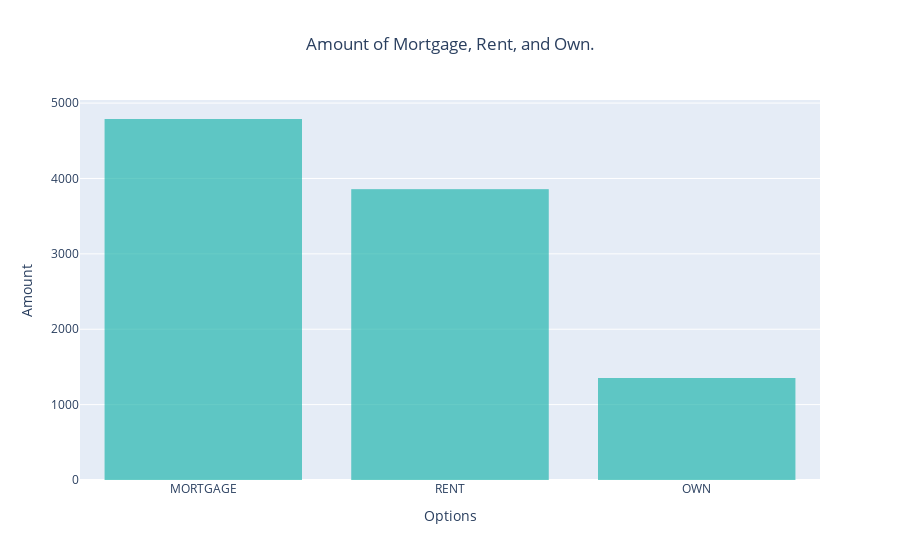

Source (notebook cell):
### Markdown cell above
**Q7** Can you figure out how to add x labels, y labels, and a title to this graph?

### Code cell
# Your code here
fig = px.bar(DF,
            x='homeownership',
            color_discrete_sequence=['lightseagreen'],
            title='Amount of Mortgage, Rent, and Own.')
             
fig.update_traces(dict(marker_line_width=0))
fig.update_layout(title_x=0.5,            
                  xaxis_title="Options",
                  yaxis_title="Amount",
                  legend_title="Homeownership",)
                 

fig.show()

### Figure 1 — Plotly figure (JSON) as saved in the notebook; plotly's stock layout.template omitted (floating-point values rounded to 4 significant figures; data arrays with more than 128 entries replaced by an {"elided": "..."} marker saying what was removed)
{"data": [{"hovertemplate": "homeownership=%{x}<br>count=%{y}<extra></extra>", "legendgroup": "", "marker": {"color": "lightseagreen", "line": {"width": 0}, "pattern": {"shape": ""}}, "name": "", "orientation": "v", "showlegend": false, "textposition": "auto", "type": "bar", "x": {"elided": "10000 str values"}, "xaxis": "x", "y": {"elided": "10000 int values"}, "yaxis": "y"}], "layout": {"barmode": "relative", "legend": {"title": {"text": "Homeownership"}, "tracegroupgap": 0}, "title": {"text": "Amount of Mortgage, Rent, and Own.", "x": 0.5}, "xaxis": {"anchor": "y", "domain": [0, 1], "title": {"text": "Options"}}, "yaxis": {"anchor": "x", "domain": [0, 1], "title": {"text": "Amount"}}}}
